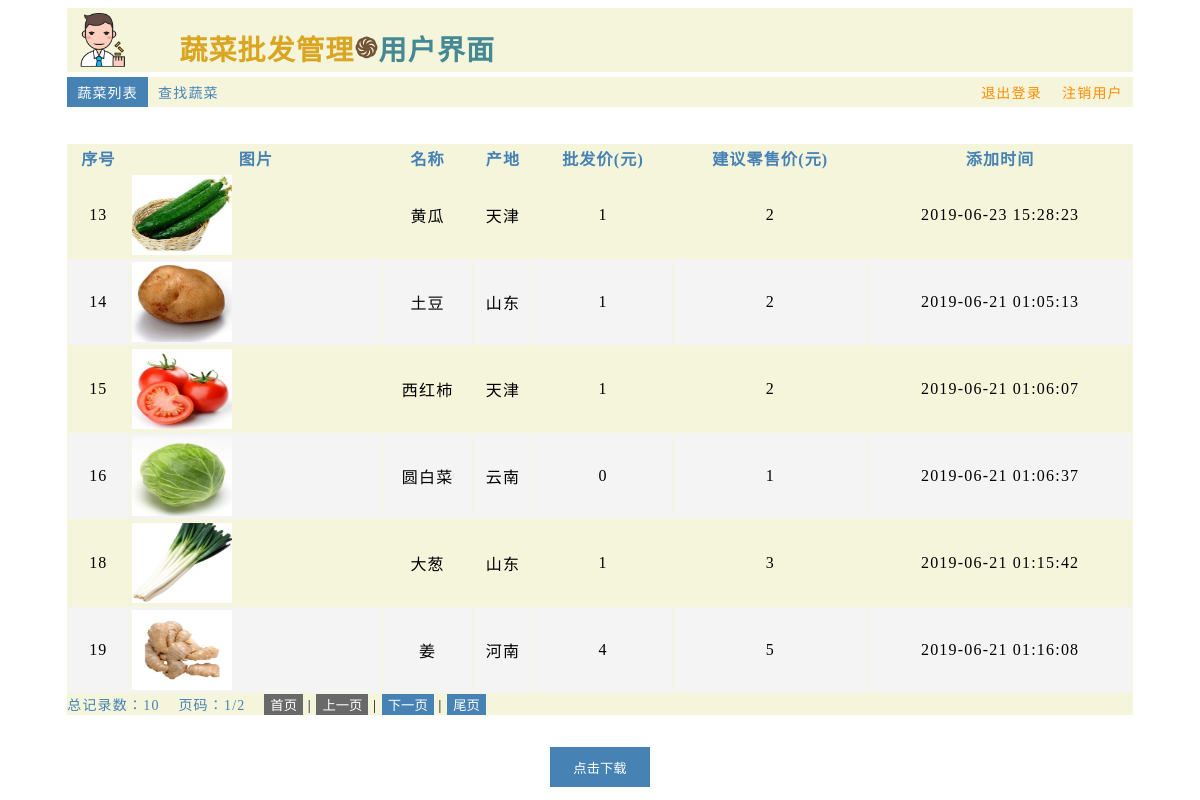
The page /vege_message_user.php (signed in) on the database its author committed.
### tables this page shows
CREATE TABLE IF NOT EXISTS `vegetable_message` (
  `id` int(11) NOT NULL AUTO_INCREMENT,
  `picture` varchar(100) DEFAULT NULL,
  `name` varchar(20) DEFAULT NULL,
  `ori_place` varchar(30) DEFAULT NULL,
  `pur_price` int(10) DEFAULT NULL,
  `sell_price` int(10) DEFAULT NULL,
  `add_time` datetime DEFAULT NULL,
  PRIMARY KEY (`id`)
);

### vege_message_user.php (the view, shortened to what this page needs)
<link href="css/style.css" rel="stylesheet" type="text/css">
<html>
<link href="css/navigation.css" rel="stylesheet" type="text/css">
<html>
	<head>
		<link href="css/navigation.css" rel="stylesheet" type="text/css">
	</head>
	<body >
<?php include('css/header_user.php') ?>
	<div class="nav">
	<a class="left current" href="vege_message_user.php">蔬菜列表</a>
	<a class="left " href="select_vege_user.php">查找蔬菜</a>
	<a class="right" style="color: darkorange;" href="logout_account.php">注销用户</a>
	<a class="right" style="color: darkorange;" href="user_logout.php">退出登录</a>
	</div>
	</body>
</html>
<?php
include 'conn/dbpdo.php';
$sql1="select count(*) from vegetable_message";
$ps=$pdo->query($sql1);
$rows=$ps->fetchColumn(0);
$pageSize=6;
$pageCount=(int)ceil($rows/$pageSize);
if(isset($_GET['p'])){
		$currentPage=$_GET['p'];
	}else{
		$currentPage=1;
	}
$first=($currentPage-1)*$pageSize;
$sql2="select * from vegetable_message order by id limit $first,$pageSize";
$ps2=$pdo->query($sql2);
echo '<table class="ah" border=2><br><br></caption><tr><th>序号</th><th>图片</th><th>名称</th><th>产地</th><th>批发价(元)</th><th>建议零售价(元)</th><th>添加时间</th></tr>';
foreach($ps2 as $arr){
			echo "<tr >
		<td align='center'>{$arr['id']}</td>
		<td align='center' ><div style='text-align: center;' >
		<img width='100px'height='80px'   src='$arr[picture]' /></div></td>
		<td align='center'>{$arr['name']}</td>
		<td align='center'>{$arr['ori_place']}</td>
		<td align='center'>{$arr['pur_price']}</td>
		<td align='center'>{$arr['sell_price']}</td>
		<td align='center'>{$arr['add_time']}</td>
		</tr>";
		}
echo '</table>';
$pageUp=$currentPage-1;
$pageDn=$currentPage+1;
echo '<div class="ah">';
ECHO "<a style='width: 90%; background-color: beige;margin: 5px auto 5px auto;'>总记录数：{$rows}&nbsp;&nbsp;&nbsp;&nbsp;页码：{$currentPage}/{$pageCount}&nbsp;&nbsp;&nbsp;&nbsp;</a>";
if($currentPage==1){
	echo "<button class='bt4' >首页</button> | <button class='bt4' >上一页</button> |";
}else{
    echo "<a href=vege_message_user.php?p=1><button class='bt3' >首页</button></a> | <a href=vege_message_user.php?p={$pageUp}><button class='bt3' >上一页</button></a> |";
	}
if($currentPage==$pageCount){
	echo " <button class='bt4' >下一页</button> | <button class='bt4' >尾页</button>";
}else{
    echo " <a href=vege_message_user.php?p={$pageDn}><button class='bt3' >下一页</button></a> | <a href=vege_message_user.php?p={$pageCount}><button class='bt3' >尾页</button></a>";
	}
	echo '</div>'
?>
<br />
<html>
	<br>
<div style="text-align: center;">
<a href="downfile.php"><button style="width: 100px; height: 40px;" class="bt3">点击下载</button></a>
</div>
</html>

### css/style.css (style rules this page uses)
* { font-family: "微软雅黑"; }
table { border-collapse:collapse;border: 1px solid beige; }
table tr:nth-child(1) { background: beige; color: steelblue; cursor: default; }
tr:nth-child(odd) { background:#F4F4F4; }
.bt3 { background-color: steelblue;color: white;border:0; }
.bt4 { background-color:dimgray;color: white;border:0; }
.ah { width: 90%; background-color:beige;margin: 0 auto }

### css/navigation.css (style rules this page uses)
body { font-size: 14px; letter-spacing: 1.2px; }
a { color: steelblue;text-decoration: none; }
.nav { width: 90%; background-color: beige;margin: 5px auto 5px auto; }
.nav .left { float: left; padding: 5px 10px 5px 10px; }
.nav .right { float: right; padding: 5px 10px 5px 10px }
.nav .current { background-color: steelblue;color: white; }

### css/header_user.php (style rules this page uses)
.ah { width: 90%; background-color:beige;margin: 0 auto }
.ah img { float:left;margin: 2px 50px 2px 2px;border-style: none; }

### rows shown on the page
vegetable_message: id "13", picture (picture), name "黄瓜", ori_place "天津", pur_price "1", sell_price "2", add_time "2019-06-23 15:28:23"
vegetable_message: id "14", picture (picture), name "土豆", ori_place "山东", pur_price "1", sell_price "2", add_time "2019-06-21 01:05:13"
vegetable_message: id "15", picture (picture), name "西红柿", ori_place "天津", pur_price "1", sell_price "2", add_time "2019-06-21 01:06:07"
vegetable_message: id "16", picture (picture), name "圆白菜", ori_place "云南", pur_price "0", sell_price "1", add_time "2019-06-21 01:06:37"
vegetable_message: id "18", picture (picture), name "大葱", ori_place "山东", pur_price "1", sell_price "3", add_time "2019-06-21 01:15:42"
vegetable_message: id "19", picture (picture), name "姜", ori_place "河南", pur_price "4", sell_price "5", add_time "2019-06-21 01:16:08"

### other values the page prints
$rows "10"
$currentPage "1"
$pageCount "2"
